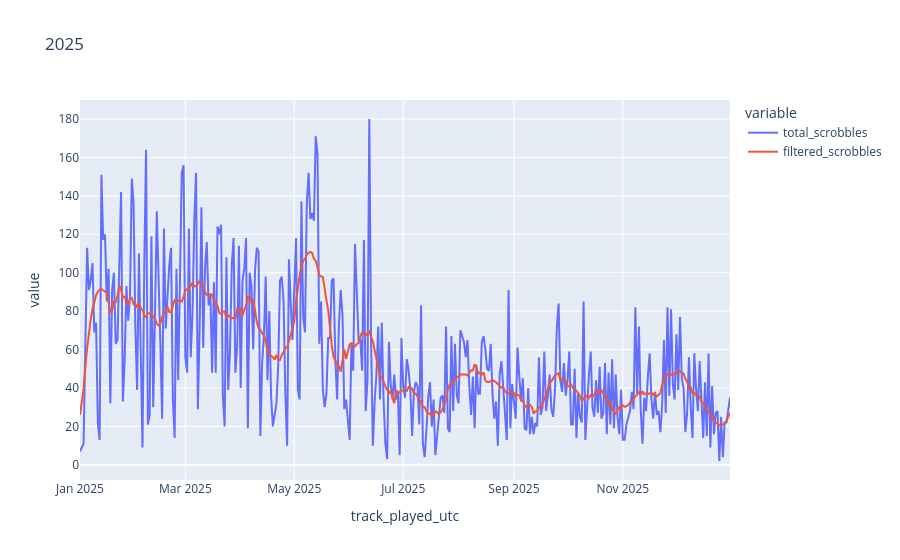

Notebook cell for this chart:
### Code cell
import plotly.express as px
px.line(tot_scrobbles_25, "track_played_utc", [ "total_scrobbles", "filtered_scrobbles" ], title="2025")

### Figure 1 — Plotly figure (JSON) as saved in the notebook; plotly's stock layout.template omitted (floating-point values rounded to 4 significant figures; data arrays with more than 128 entries replaced by an {"elided": "..."} marker saying what was removed)
{"data": [{"hovertemplate": "variable=total_scrobbles<br>track_played_utc=%{x}<br>value=%{y}<extra></extra>", "legendgroup": "total_scrobbles", "line": {"color": "#636efa", "dash": "solid"}, "marker": {"symbol": "circle"}, "mode": "lines", "name": "total_scrobbles", "orientation": "v", "showlegend": true, "type": "scatter", "x": {"elided": "363 str values"}, "xaxis": "x", "y": {"elided": "363 float values"}, "yaxis": "y"}, {"hovertemplate": "variable=filtered_scrobbles<br>track_played_utc=%{x}<br>value=%{y}<extra></extra>", "legendgroup": "filtered_scrobbles", "line": {"color": "#EF553B", "dash": "solid"}, "marker": {"symbol": "circle"}, "mode": "lines", "name": "filtered_scrobbles", "orientation": "v", "showlegend": true, "type": "scatter", "x": {"elided": "363 str values"}, "xaxis": "x", "y": {"elided": "363 float values"}, "yaxis": "y"}], "layout": {"legend": {"title": {"text": "variable"}, "tracegroupgap": 0}, "title": {"text": "2025"}, "xaxis": {"anchor": "y", "domain": [0, 1], "title": {"text": "track_played_utc"}}, "yaxis": {"anchor": "x", "domain": [0, 1], "title": {"text": "value"}}}}
